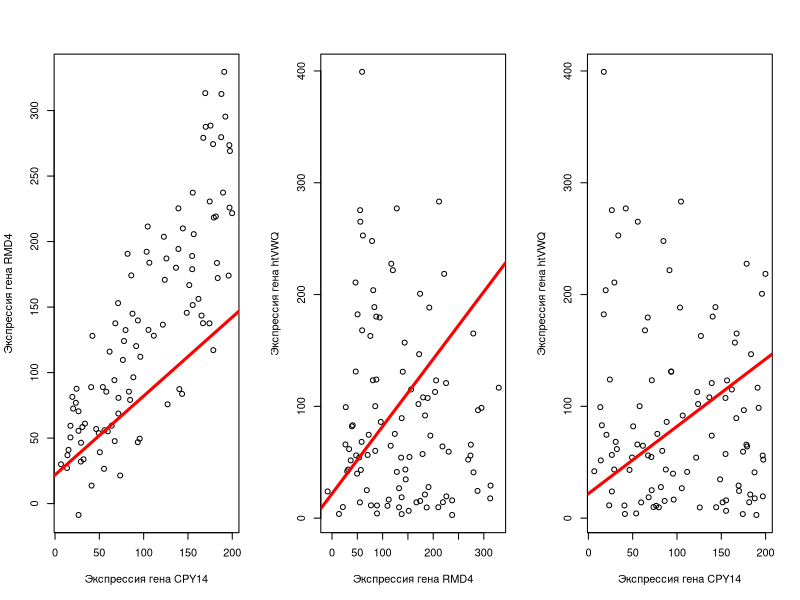
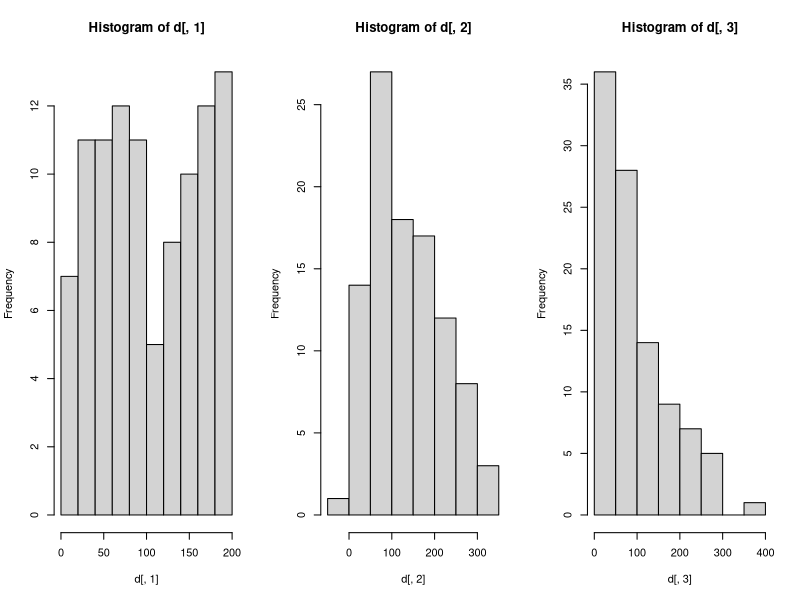

The R script that drew these images, in order:
d <- read.table("hw1.txt")

# Находим зависимости между переменными через коэффициент корреляции
p1 = lm(d[,1] ~ d[,2])
p2 = lm(d[,2] ~ d[,3])
p3 = lm(d[,1] ~ d[,3])

par(mfrow = c(1, 3))

plot(d[,1], d[,2], xlab = "Экспрессия гена CPY14", 
     ylab = "Экспрессия гена RMD4")
abline(p1, col = "red", lwd = 3)

plot(d[,2], d[,3], xlab = "Экспрессия гена RMD4", 
     ylab = "Экспрессия гена htVWQ")
abline(p1, col = "red", lwd = 3)

plot(d[,1], d[,3], xlab = "Экспрессия гена CPY14", 
     ylab = "Экспрессия гена htVWQ")
abline(p1, col = "red", lwd = 3)

print(cor(d[,1], d[,2])) # 0.83 => можно сказать, что зависимость есть
print(cor(d[,2], d[,3])) # -0.13 => зависимости нет
print(cor(d[,1], d[,3])) # -0.12 => зависимости нет

# Гены со значимой зависимостью: CPY14 и RMD4

dev.off()

par(mfrow = c(1, 3))

hist(d[,1])
hist(d[,2])
hist(d[,3])

# Воспользуемся пройденными статистическими тестами: t-test и Wilcoxon

print(t.test(d[,1], d[,2])) # p-val < 0.05 => принимаем нулевую гипотезу
print(t.test(d[,2], d[,3])) # p-val > 0.05 => отвергаем нулевую гипотезу
print(t.test(d[,1], d[,3])) # p-val > 0.05 => отвергаем нулевую гипотезу

print(wilcox.test(d[,1], d[,2])) # p-val < 0.05 => принимаем нулевую гипотезу
print(wilcox.test(d[,2], d[,3])) # p-val < 0.05 => принимаем нулевую гипотезу
print(wilcox.test(d[,1], d[,3])) # p-val < 0.05 => принимаем нулевую гипотезу

# Таким образом, пары генов RMD4, htVWQ и CPY14, htVWQ 
# имеют статистически значимые различия средних